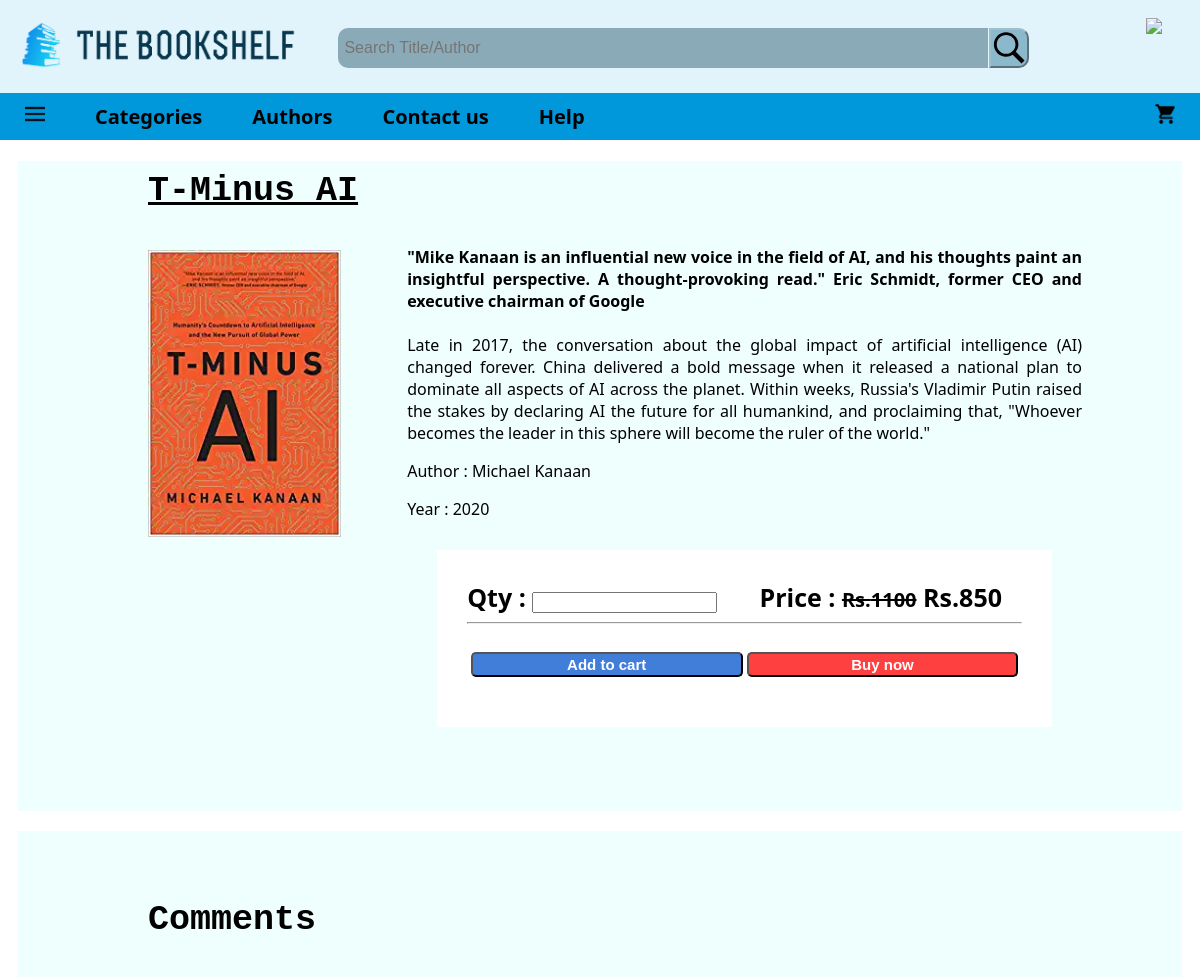
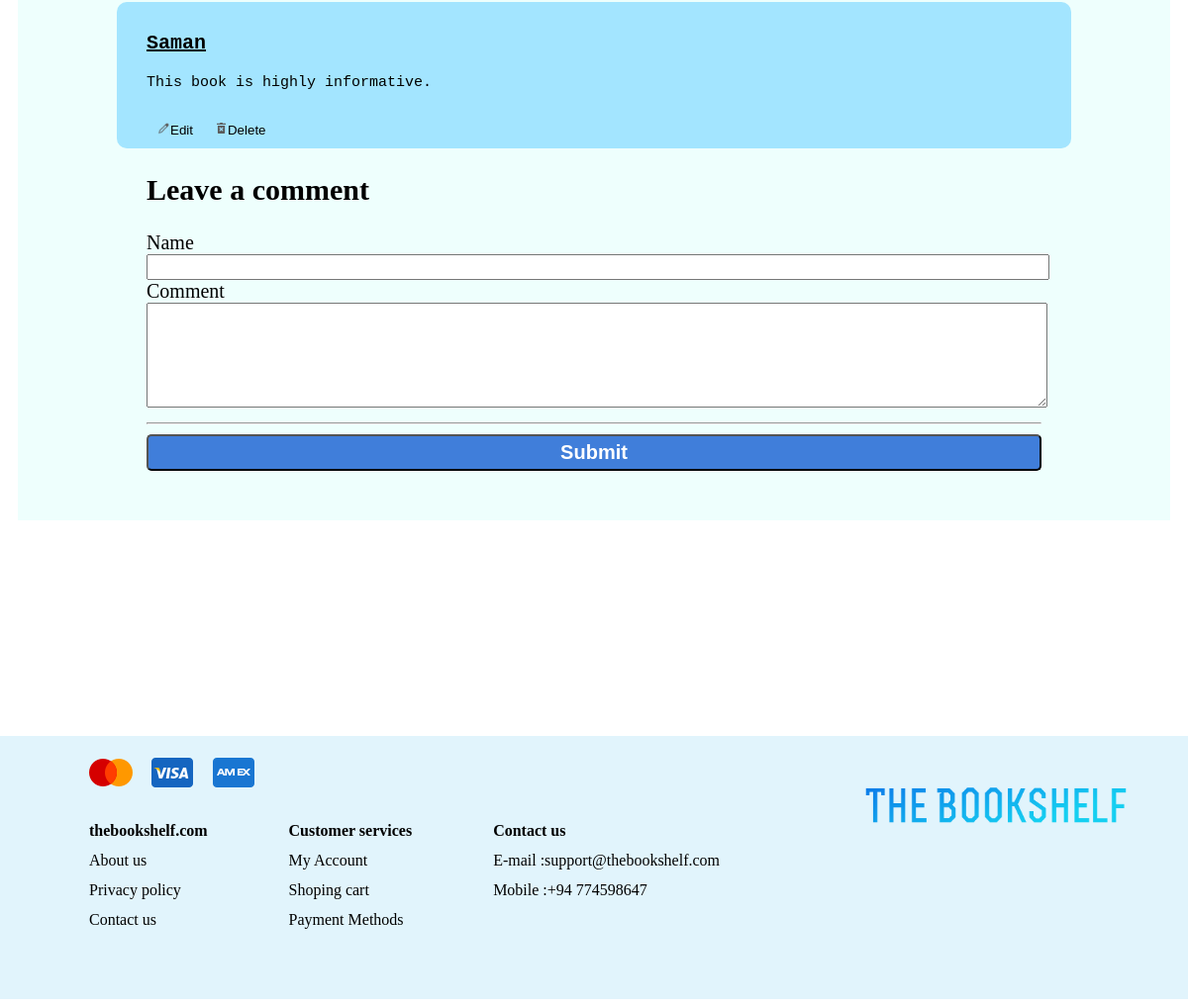
/book.php?book_id=102&title=T-Minus AI, run on the app's committed database (2 pictures, top to bottom).
### tables this page shows
CREATE TABLE `books` (
  `id` int(11) NOT NULL,
  `title` varchar(300) NOT NULL,
  `author` varchar(100) NOT NULL,
  `year` int(11) NOT NULL,
  `price` float NOT NULL,
  `description` varchar(5000) NOT NULL,
  `genre` varchar(50) NOT NULL,
  `image_src` varchar(500) NOT NULL,
  `qty` int(11) NOT NULL
);

CREATE TABLE `offers` (
  `id` int(11) NOT NULL,
  `offer_price` float NOT NULL
);

CREATE TABLE `comments` (
  `c_id` int(11) NOT NULL,
  `book_id` int(11) NOT NULL,
  `name` varchar(100) NOT NULL,
  `comment` varchar(1000) NOT NULL
);

### book.php (the view, shortened to what this page needs)
<!DOCTYPE html>
<?php
    include 'php/config.php'
?>
<html>
    <head>
        <link rel="stylesheet" type="text/css" href="styles/styles.css">
        <link rel="stylesheet" type="text/css" href="styles/book.css">
    </head>
    <body>
        <div class="header">
            <a href="index.php"><div id="logo"></div></a>
            <input class="searchbar" type="search" placeholder=" Search Title/Author">
            <input class="searchbutton" type="submit" value=" ">
            <a href="#"><img class="profile_ico" src="images/icons/user.svg"></a>
        </div>
        <ul class="menu">
            <li class="menu" id="sideNav"><a href=""><img height="20px" src="images/icons/menu.png"></a></li>
            <li class="menu"><a href="Catogeries.html">Categories</a></li>
            <li class="menu"><a href="Authors.html">Authors</a></li>
            <li class="menu"><a href="Contact us.html">Contact us</a></li>
            <li class="menu"><a href="Help.html">Help</a></li>
            <li class="menu" style="float: right;"><a href="#"><img height="20px" src="images/cart.png"></a></li>
        </ul>
        <?php
            $book_id = $_GET['book_id'];
            $book = "SELECT * FROM books WHERE id=$book_id";
            $result = $con->query($book);
            $row = $result->fetch_assoc();
            $offer = "SELECT * FROM offers WHERE id='".$row["id"]."'";
            $offer_result = $con->query($offer);
            $tupple = $offer_result->fetch_assoc();
            echo "<div class='box'>
                <h2 style='text-decoration:underline; padding: 10px 30px;font-weight: bold; font-family: monospace; font-size: 35px;'>".$row["title"]."</h2>
                <div class='image_box'>
                    <img class='book_image' src='".$row["image_src"]."'>
                </div>
                <div class='right_box'>
                    <p class='details'>".$row["description"]."</p>
                    <p class='details'>Author    : ".$row["author"]." </p>
                    <p class='details'>Year      : ".$row["year"]." </p>
                    <div class='buying_element'>
                        <label style='font-weight: bold; font-size: 25px; font-family: Segoe UI;'>Qty : </label>
                            <input type='text'>
                            <span style='font-weight: bold; font-family: Segoe UI; font-size: 25px; float: right; margin-right: 20px; font-weight: bold;'>";
                            if($tupple["offer_price"] != $row["price"] and $tupple["id"] != 0) {
                                echo "Price : <del style='font-size: 20px'>Rs.".$row["price"]."</del>  Rs.".$tupple["offer_price"]."</span>";
                            }
                            else {
                                echo "Price : Rs.".$row["price"]."</span>";
                            }
                            echo "<hr>
                            <center>
                                <button class='cart_btn'> Add to cart</button>
                                <button class='buy_btn'> Buy now</button>
                            </center>
                        </div>
                    </div>
                </div>";
        ?>
        <div class="comment_box">
            <h2 style="padding: 10px 30px;font-weight: bold; font-family: monospace; font-size: 35px;">Comments</h2>
           <div class="comment">
                <?php
                    $id = $_GET["book_id"];
                    $comment = "SELECT * FROM comments WHERE book_id='$id'";
                    $result = $con->query($comment);
                    $i = 0;
                    while($row = $result->fetch_assoc()) {
                        $i++;
                        echo "<h3 style='font-size: 20px; text-decoration: underline;'>".$row["name"]."</h3>";
                        echo "<p id='comment$i' style='display: block;'>".$row["comment"]."</p>";
                        echo "<form id='edit_comment$i' style='display: none;' method='GET' action='php/editComment.php'>
                                <textarea type='text' style='width: 100%;' name='edited_comment'>".$row["comment"]."</textarea>
                                <input style='display: none;' type='text' value='".$row["name"]."' name='name'>
                                <input style='display: none;' type='text' value='".$_GET["book_id"]."' name='book_id'>
                                <input style='display: none;' type='text' value='".$_GET["title"]."' name='title'>
                                <input style='display: none;' type='text' value='".$row["c_id"]."' name='c_id'>
                                <input type='submit' name='submit' value='Edit'>
                                </form><br>";
                        echo "<div><button onclick='edit_comment$i()' class='comment_btn'><img src='images/icons/edit.png' style='width: 13px;'>Edit</button>";
                        echo "<button onclick='delete_comment$i()' class='comment_btn'><img src='images/icons/delete.png' style='width: 13px;'>Delete</button></div>";
                    }
                ?>
           </div>
            <form method='GET' action='php/addComment.php' style='padding: 0px 30px; font-size: 20px;'>
                <h2>Leave a comment</h2>
                <label>Name</label><br>
                <input type="text" style=" height: 20px; width: 100%" name="name">
                <label>Comment</label><br>
                <textarea type="textarea" style=" height: 100px; width: 100%" name="comment"></textarea>
                <hr>
                <input type="submit" name="submit" style="background-color: #407eda; width: 100%; border-radius: 5px; color: white; padding: 5px; font-weight: bold; font-size: 20px;">
            </form>
        </div>
        <br>
        <div class="footer">
            <img src="images/footer_img.png" style="float: right; width: 30%; padding: 0px 10px;">
            <div class="paymentMethods">
                <img src="images/icons/mastercard_logo.png">
                <img src="images/icons/visa_logo.png">
                <img src="images/icons/american_express.png">
            </div>
            <table style=" padding-left: 80px; text-align: left; float: left;">
                <tr>
                    <th class="footerDetails"><a class="footerLinks" href="index.php">thebookshelf.com</a></th>
                    <th class="footerDetails">Customer services</th>
                    <th class="footerDetails"><a class="footerLinks" href="contact us.html">Contact us</a></th>
                </tr>
                <tr>
                    <td class="footerDetails"><a class="footerLinks" href="about us.html">About us</a></td>
                    <td class="footerDetails"><a class="footerLinks" href="account.html">My Account</a></td>
                    <td class="footerDetails">E-mail  :support@thebookshelf.com</td>
                </tr>
                <tr>
                    <td class="footerDetails"><a class="footerLinks" href="privacy policy.html">Privacy policy</a></td>
                    <td class="footerDetails"><a class="footerLinks" href="cart.html">Shoping cart</td>
                    <td class="footerDetails">Mobile  :+94 774598647</td>
                </tr>
                <tr>
                    <td class="footerDetails"><a class="footerLinks" href="Contact us.html">Contact us</a></td>
                    <td class="footerDetails"><a class="footerLinks" href="payment methods.html">Payment Methods</a></td>
                </tr>
            </table>
        </div>
    </body>
</html>

### styles/styles.css (style rules this page uses)
:root { --logo-align: left; --header-height: 85px; --bg-image: url(../images/logo.png); --logo-size: 300px; --header-barW: 800px; --profile-size: 50px; }
@media (max-width: 1300px) { :root { --header-barW: 650px; } }
.header { width: 100%; height: var(--header-height ,85px); background-color: #E1F4FC; padding: 8px; margin: -8px; float: center; }
#logo { background: var(--bg-image ,url(../images/logo.png)); height: 100%; background-size: 100%; background-repeat: no-repeat; width: var(--logo-size, 300px); display: block; margin: auto; padding: auto; float: var(--logo-align ,left); }
.searchbar { margin: 20px -3px 20px 30px; background-color: #8baab8; height: var(--header-barH ,40px); width: var(--header-barW, 800px); font-size: 16px; border-color: #728994; border-radius: 10px 0px 0px 10px; border-style: hidden; }
.searchbutton { background: url(../images/icons/search.svg); background-size: 100%; margin: 10px 0px; background-color: #8cb8cc; height: 40px; width: 40px; font-weight: bold; border-color: #9ebfce; border-radius: 0px 10px 10px 0px; border-style: outset; font-size: 16px; }
.profile_ico { height: var(--profile-size ,50px); float: right; margin: 10px 30px; }
ul.menu { list-style-type: none; margin: -8px; padding: 0; background-color: #0098da; overflow: hidden; }
li.menu { float: left; }
li.menu a { display: block; color: #000000; font-size: 20px; font-family: 'Segoe UI'; font-weight: bold; text-align: center; padding: 10px 25px; text-decoration: none; }
.footerDetails { padding: 10px 80px 0px 0px; }
.footer { position: relative; bottom: 0px; height: 250px; width: 100%; background-color: #E1F4FC; padding: 8px; margin: 0px -8px; font-family: Florence, cursive; }
.paymentMethods { margin: 5px 0px 10px 75px; }
div.paymentMethods img { margin: 0px 5px; }
.footerLinks { text-decoration: none; color: #000000; }

### styles/book.css (style rules this page uses)
.box { background-color: #eefffd; height: 650px; margin: 20px 10px; padding: 0px 100px; }
.comment_box { background-color: #eefffd; margin: 20px 10px 200px 10px; padding: 30px 100px; }
.book_image { display: block; width: 20%; padding: 0px 30px; float: left; }
.right_box { display: block; margin-top: -20px; text-align: left; float: right; width: 70%; }
.image_box { display: block; }
.buying_element { background-color: #ffffff; margin: 30px; padding: 30px; }
.buy_btn { cursor: pointer; width: 49%; padding: 2px; margin: 3px 0px; background-color: #ff4040; border-radius: 5px; color: white; font-size: 15px; font-weight: bold; }
.cart_btn { cursor: pointer; width: 49%; padding: 2px; margin: 20px 0px; background-color: #407eda; border-radius: 5px; color: white; font-size: 15px; font-weight: bold; }
.details { font-family: 'Segoe UI'; text-align: justify; }
.comment { padding: 10px 30px; background-color: #a3e5ff; font-family: monospace; border-radius: 10px; }
.comment p { font-size: 15px; }
.comment p::first-letter, .comment::first-letter { text-transform: uppercase; }
.comment_btn { background: transparent; margin: 0px 5px; border: none; cursor: pointer; color: #000000; text-decoration: none; }

### data on the page
books: title "T-Minus AI", description "\"Mike Kanaan is an influential new voice in the field of AI, and his thoughts paint an insightful perspective. A thought-provoking read.\" Eric Schmidt, former CEO and executive chairman of Google Late in 2017, the conversation about the global impact of artificial intelligence (AI) changed forever. China delivered a bold message when it released a national plan to dominate all aspects of AI across the planet. Within weeks, Russia's Vladimir Putin raised the stakes by declaring AI the future for all humankind, and proclaiming that, \"Whoever becomes the leader in this sphere will become the ruler of the world.\"", author "Michael Kanaan", year "2020", price "1100"
offers: offer_price "850"
comments: name "Saman", comment "This book is highly informative."
